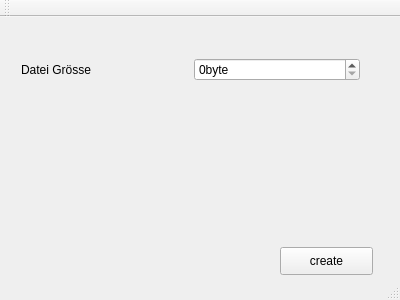
<?xml version="1.0" encoding="UTF-8"?>
<ui version="4.0">
 <class>MainWindow</class>
 <widget class="QMainWindow" name="MainWindow">
  <property name="geometry">
   <rect>
    <x>0</x>
    <y>0</y>
    <width>400</width>
    <height>300</height>
   </rect>
  </property>
  <property name="windowTitle">
   <string>MainWindow</string>
  </property>
  <widget class="QWidget" name="centralWidget">
   <widget class="QPushButton" name="pushButton">
    <property name="geometry">
     <rect>
      <x>280</x>
      <y>230</y>
      <width>93</width>
      <height>28</height>
     </rect>
    </property>
    <property name="text">
     <string>create</string>
    </property>
   </widget>
   <widget class="QWidget" name="gridLayoutWidget">
    <property name="geometry">
     <rect>
      <x>10</x>
      <y>30</y>
      <width>361</width>
      <height>181</height>
     </rect>
    </property>
    <layout class="QGridLayout" name="gridLayout">
     <item row="0" column="1">
      <widget class="QSpinBox" name="dateGroesse">
       <property name="suffix">
        <string>byte</string>
       </property>
       <property name="prefix">
        <string/>
       </property>
       <property name="maximum">
        <number>999999999</number>
       </property>
      </widget>
     </item>
     <item row="0" column="0">
      <widget class="QLabel" name="label_2">
       <property name="text">
        <string>Datei Grösse</string>
       </property>
      </widget>
     </item>
     <item row="1" column="0">
      <widget class="QLabel" name="status">
       <property name="text">
        <string/>
       </property>
      </widget>
     </item>
    </layout>
   </widget>
  </widget>
  <widget class="QToolBar" name="mainToolBar">
   <attribute name="toolBarArea">
    <enum>TopToolBarArea</enum>
   </attribute>
   <attribute name="toolBarBreak">
    <bool>false</bool>
   </attribute>
  </widget>
  <widget class="QStatusBar" name="statusBar"/>
 </widget>
 <layoutdefault spacing="6" margin="11"/>
 <resources/>
 <connections/>
</ui>
